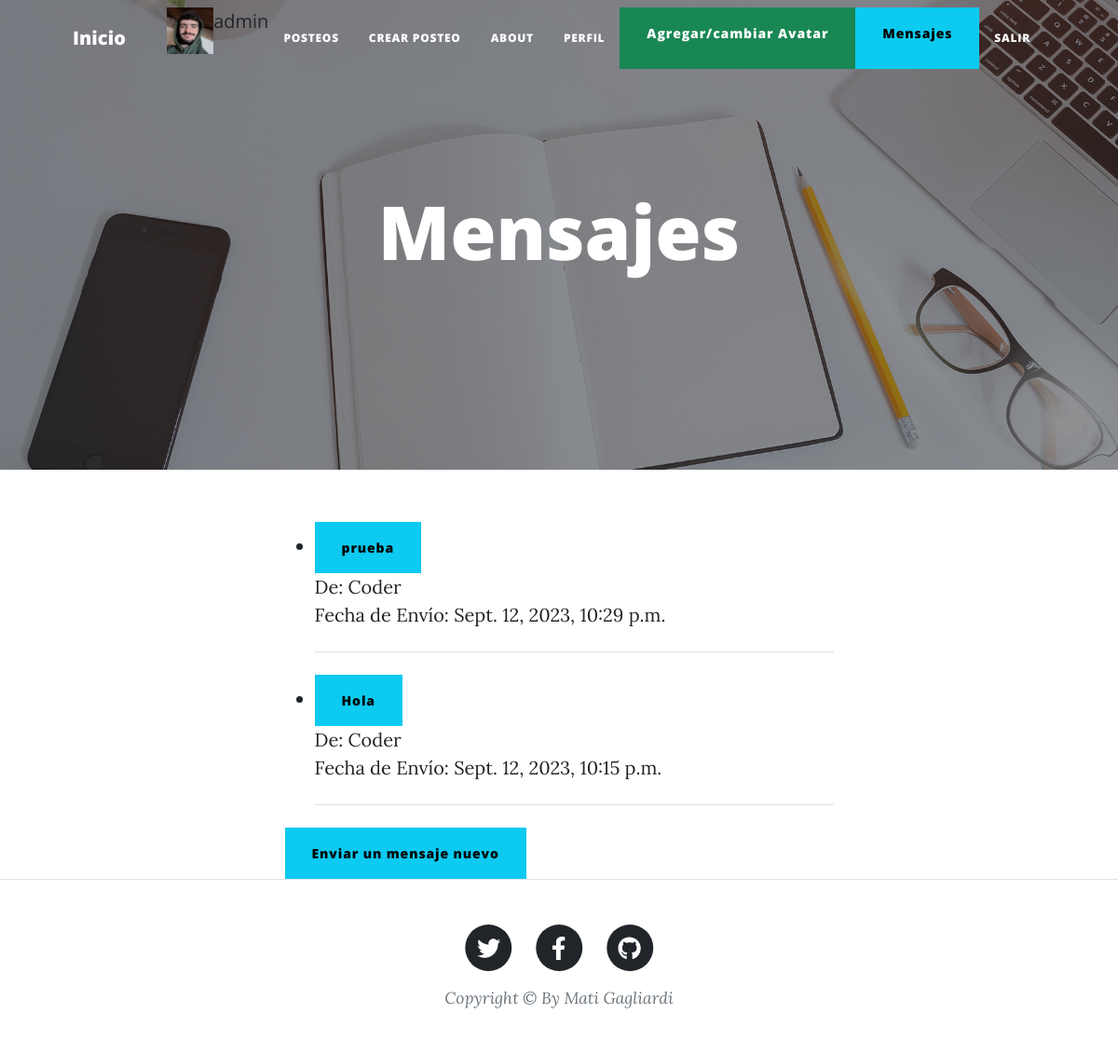
Page /mensajes_recibidos/ (signed in) on the earlier database version.
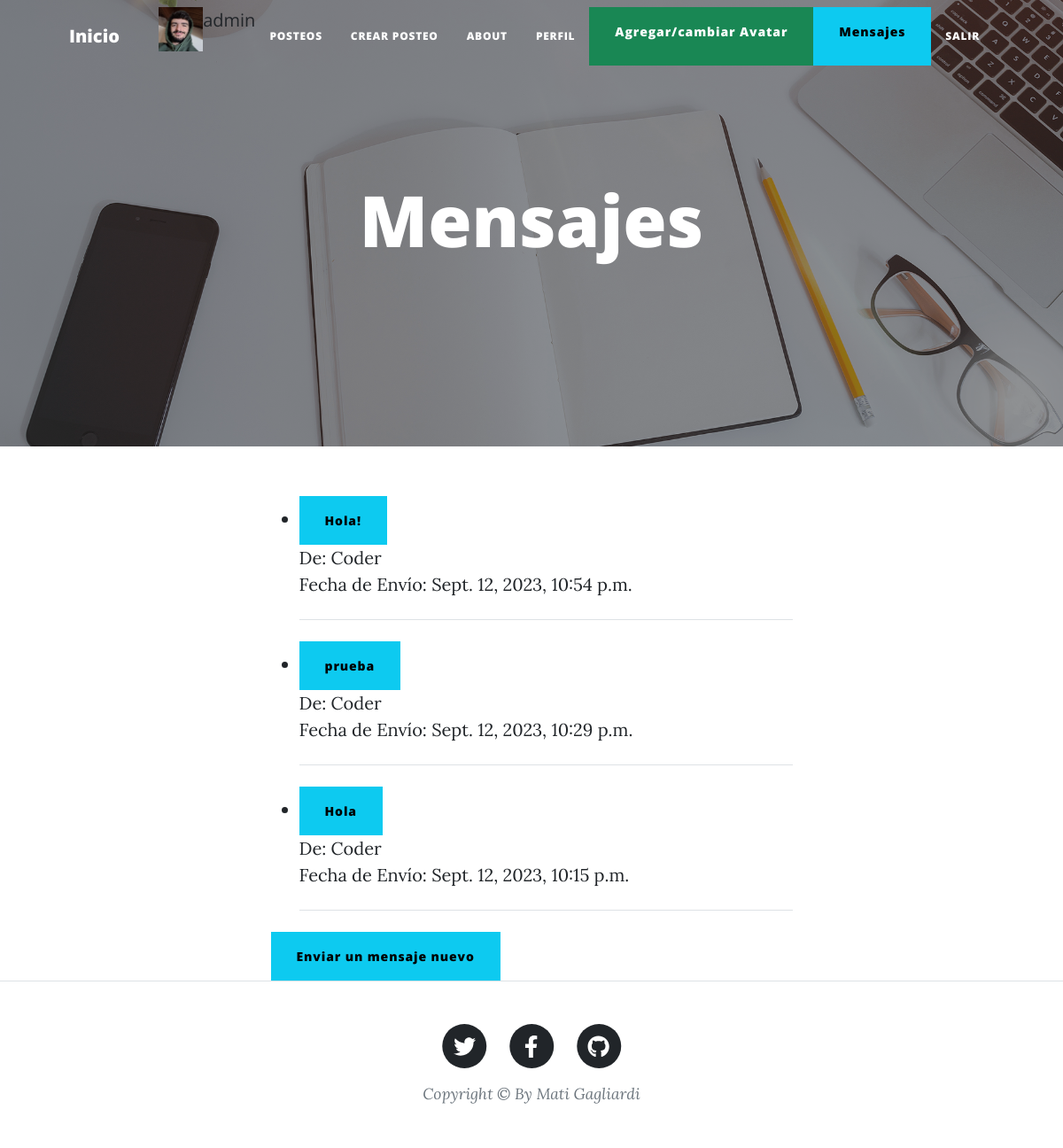
Same page on the later database version.
### Mensajes/models.py (models this page shows, shortened)
class Mensaje(models.Model):
    remitente = models.ForeignKey('auth.User', on_delete=models.CASCADE, related_name='mensajes_enviados')
    destinatario = models.ForeignKey('auth.User', on_delete=models.CASCADE, related_name='mensajes_recibidos')
    asunto = models.CharField(max_length=200)
    contenido = models.TextField()
    fecha_envio = models.DateTimeField(auto_now_add=True)

### Mensajes/views.py (the view)
# urls.py: path('mensajes_recibidos/', views.mensajes_recibidos, name='mensajes_recibidos'),
@login_required
def mensajes_recibidos(request):
    mensajes = Mensaje.objects.filter(destinatario=request.user).order_by('-fecha_envio')
    return render(request, 'mensajes_recibidos.html', {'mensajes': mensajes, 'avatar':ObtenerAvatar(request)})

### Mensajes/views.py (called while the page is built)
def ObtenerAvatar(request):
    avatares=Avatar.objects.filter(user=request.user.id)
    if len(avatares) != 0:
        return avatares[0].imagen.url
    else:
        return "/media/avatares/avatar_por_defecto.jpg"

### Login/templates/mensajes_recibidos.html (shortened to what this page needs)
{% extends 'padre.html' %}
{% load static %}
{% block header %}
<h1>Mensajes</h1>
{% endblock %}
{% block contenido_que_cambia %}
{% if mensajes %}
<ul>
    {% for mensaje in mensajes %}
    <li>
        <a class="btn btn-info" href="{% url 'ver_mensaje' mensaje.id %}">{{ mensaje.asunto }}</a>
        <br>
        <span>De: {{ mensaje.remitente }}</span>
        <br>
        <span>Fecha de Envío: {{ mensaje.fecha_envio }}</span>
    </li>
    <hr class="my-4">
    {% endfor %}
</ul>
{% else %}
    <p>No tienes mensajes recibidos.</p>
{% endif %}
  <a class="btn btn-info" href="{% url 'enviar_mensaje' %}">Enviar un mensaje nuevo</a>
{% endblock %}

Differences in the rows shown:
added Mensaje: asunto "Hola!", remitente "Coder", fecha_envio "Sept. 12, 2023, 10:54 p.m."
